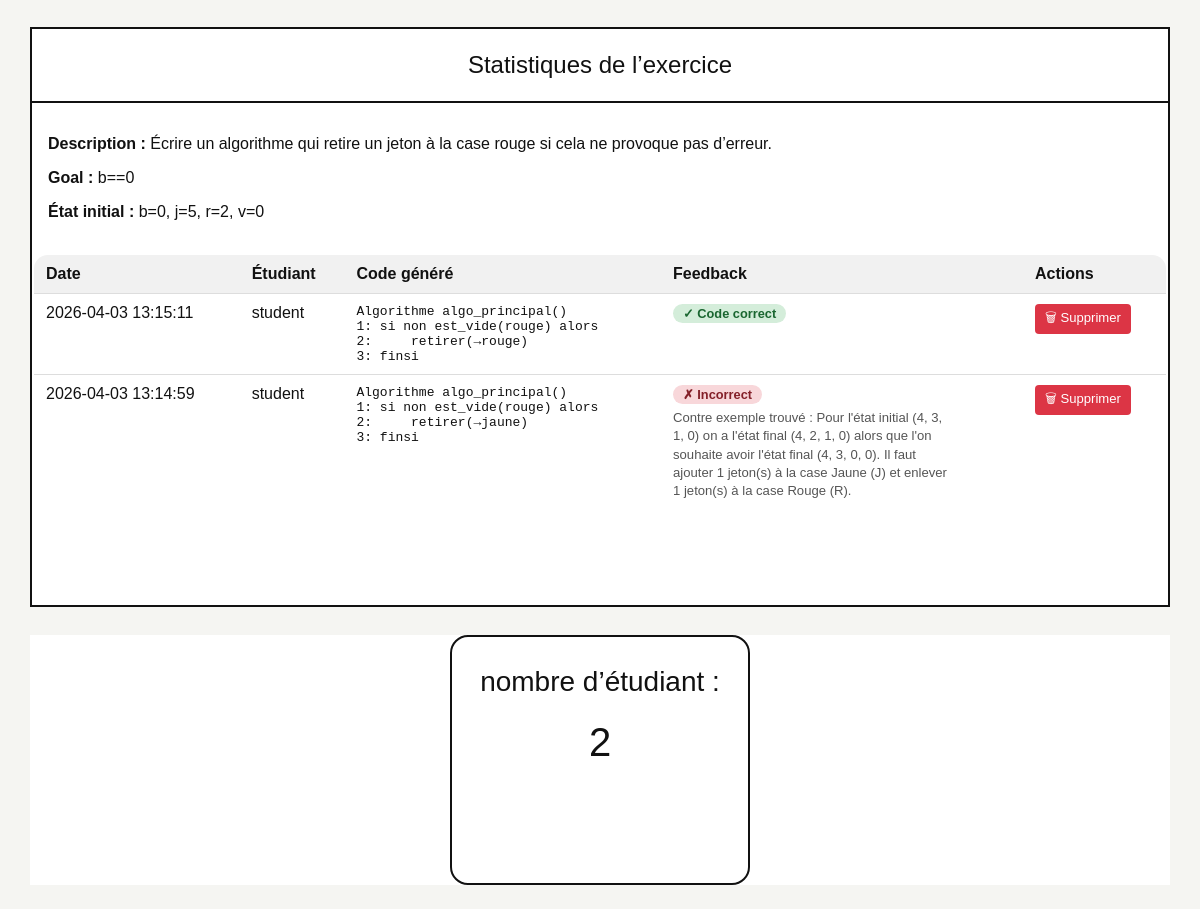
The app's page /teacher/session/9 (signed in, lower part), older data.
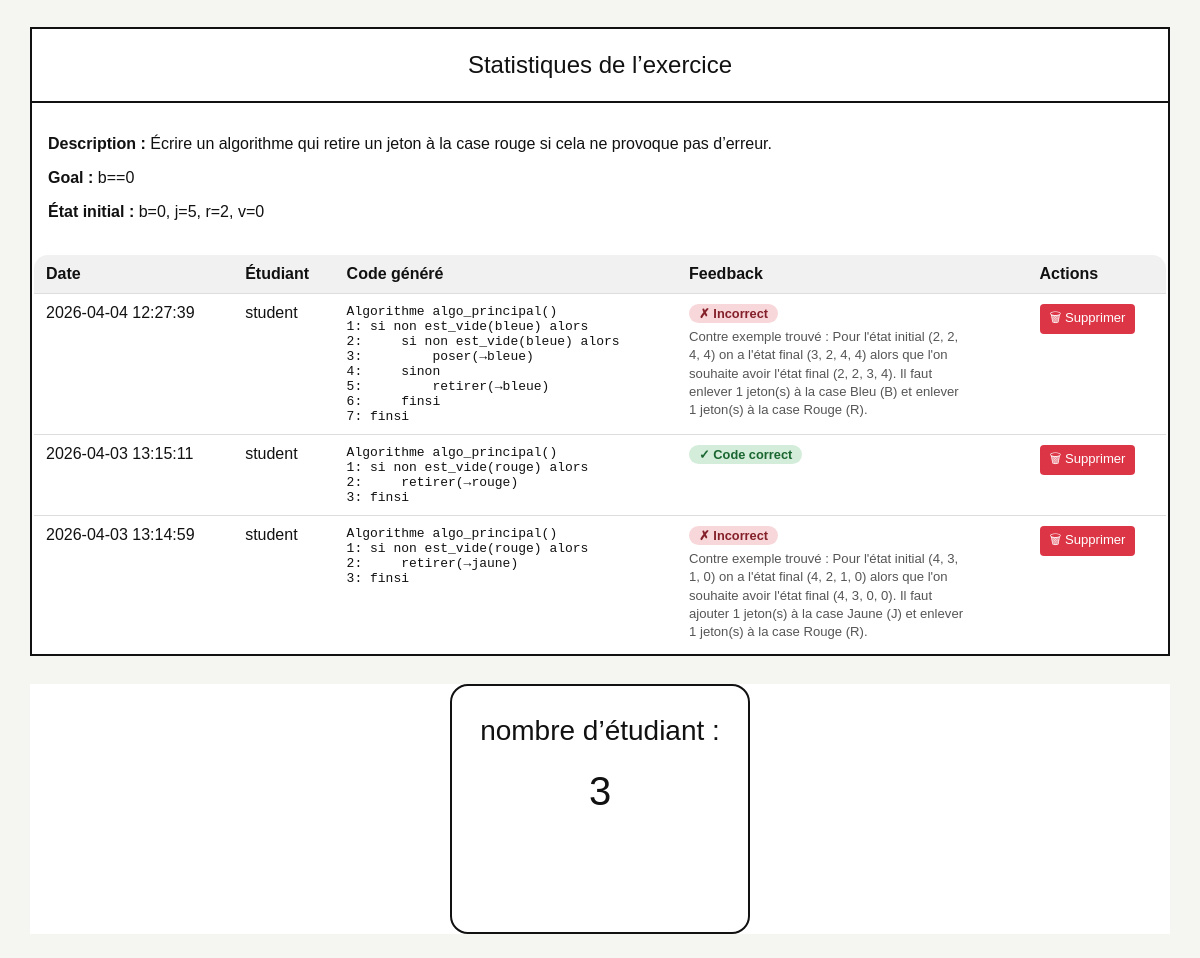
The same page, newer data.
### tables this page shows
CREATE TABLE submissions (
        id INTEGER PRIMARY KEY AUTOINCREMENT,
        exercise_id INTEGER NOT NULL,
        student_id INTEGER NOT NULL,
        blocks_json TEXT NOT NULL,
        generated_code TEXT NOT NULL,
        feedback_json TEXT,
        created_at DATETIME DEFAULT CURRENT_TIMESTAMP, is_correct INTEGER NOT NULL DEFAULT 0,
        FOREIGN KEY (exercise_id) REFERENCES exercises(id),
        FOREIGN KEY (student_id) REFERENCES users(id)
    );

CREATE TABLE users (
        id INTEGER PRIMARY KEY AUTOINCREMENT,
        username TEXT UNIQUE NOT NULL,
        password TEXT NOT NULL,
        role TEXT NOT NULL CHECK(role IN ('teacher','student'))
    );

### app.py (the view)
@app.route('/teacher/session/<int:exercise_id>')
@login_required('teacher')
def teacher_session(exercise_id):
    ex, _ = get_exercise(exercise_id)
    if not ex:
        return redirect(url_for('teacher_dashboard'))
    db = get_db()
    rows = db.execute('''
        SELECT s.*, u.username FROM submissions s JOIN users u ON u.id=s.student_id WHERE exercise_id=? ORDER BY created_at DESC
    ''', (exercise_id,)).fetchall()
    submissions = []
    for row in rows:
        s = dict(row)
        try:
            s['feedback'] = json.loads(s['feedback_json']) if s['feedback_json'] else {}
        except Exception:
            s['feedback'] = {}
        submissions.append(s)
    return render_template('teacher_session.html', exercise=ex, submissions=submissions)

### app.py (called while the page is built)
def get_db():
    if 'db' not in g:
        g.db = sqlite3.connect(DB_PATH)
        g.db.row_factory = sqlite3.Row
    return g.db

def login_required(role=None):
    def deco(fn):
        @wraps(fn)
        def wrapper(*args, **kwargs):
            if 'user_id' not in session:
                return redirect(url_for('login'))
            if role and session.get('role') != role:
                return redirect(url_for('index'))
            return fn(*args, **kwargs)
        return wrapper
    return deco

def get_exercise(exercise_id: int):
    db = get_db()
    ex = db.execute('SELECT * FROM exercises WHERE id=?', (exercise_id,)).fetchone()
    rules = db.execute('SELECT * FROM exercise_rules WHERE exercise_id=? ORDER BY position,id', (exercise_id,)).fetchall()
    return ex, rules

### templates/teacher_session.html (shortened to what this page needs)
{% extends 'base.html' %}
{% block content %}
<div class="session-layout">
  <section class="stats-panel">
    <div class="panel-title">Statistiques de l’exercice</div>
    <div class="exercise-meta">
      <p><b>Description :</b> {{ exercise.description }}</p>
      <p><b>Goal :</b> {{ exercise.goal_condition }}</p>
      <p><b>État initial :</b> b={{ exercise.init_b }}, j={{ exercise.init_j }}, r={{ exercise.init_r }}, v={{ exercise.init_v }}</p>
    </div>
    <table class="data-table">
      <thead><tr><th>Date</th><th>Étudiant</th><th>Code généré</th><th>Feedback</th><th>Actions</th></tr></thead>
      <tbody>
      {% for s in submissions %}
        <tr id="row-{{ s.id }}">
          <td>{{ s.created_at }}</td>
          <td>{{ s.username }}</td>
          <td><pre class="mini-pre">{{ s.generated_code }}</pre></td>
          <td>
            {% if s.feedback.contre_exemple %}
              <span class="feedback-badge feedback-error">✗ Incorrect</span>
              <div class="feedback-detail">{{ s.feedback.contre_exemple }}</div>
            {% elif s.feedback %}
              <span class="feedback-badge feedback-ok">✓ Code correct</span>
            {% else %}
              <span class="feedback-badge feedback-pending">—</span>
            {% endif %}
          </td>
          <td>
            <button class="delete-submission-btn"
                    data-id="{{ s.id }}"
                    style="background:#dc3545;color:white;border:none;padding:4px 10px;border-radius:4px;cursor:pointer;font-size:0.82em;">
              🗑 Supprimer
            </button>
          </td>
        </tr>
      {% else %}
        <tr><td colspan="5" class="muted">Aucune soumission</td></tr>
      {% endfor %}
      </tbody>
    </table>
  </section>
  <aside class="students-panel">
    <div class="students-box">
      <div class="students-label">nombre d’étudiant :</div>
      <div class="students-value">{{ submissions|length }}</div>
    </div>
  </aside>
</div>
{% endblock %}

Row changes from the older to the newer data that the page shows:
added submissions: created_at "2026-04-04 12:27:39", username "student", generated_code "Algorithme algo_principal() 1: si non est_vide(bleue) alors 2: si non est_vide(bleue) alors 3: poser(→bleue) 4: sinon 5: retirer(→bleue) 6: finsi 7: finsi", feedback.contre_exemple "Contre exemple trouvé : Pour l'état initial (2, 2, 4, 4) on a l'état final (3, 2, 4, 4) alors que l'on souhaite avoir l'état final (2, 2, 3, 4). Il faut enlever 1 jeton(s) à la case Bleu (B) et enlever 1 jeton(s) à la case Rouge (R)."
Text that changed along with them:
{{ submissions|length }}: "2" → "3"
